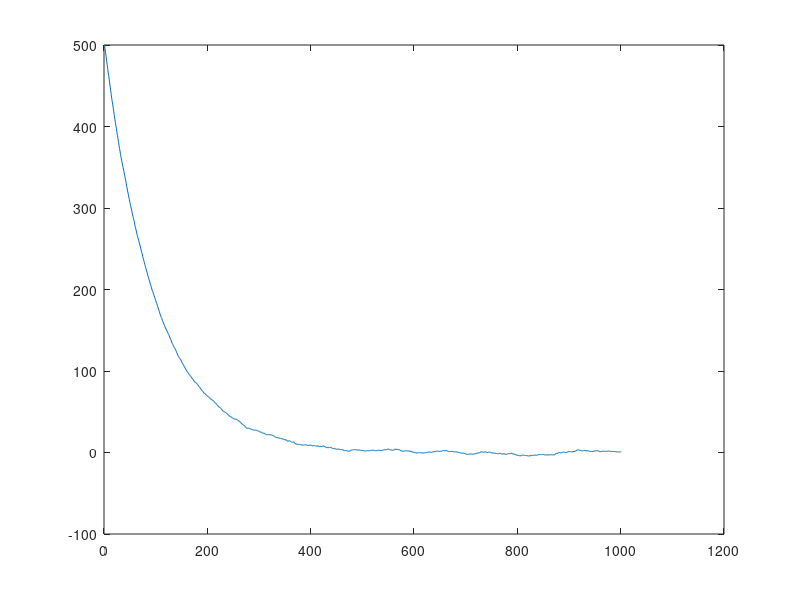

Write the MATLAB code that produced this figure.
clear,clc
close all

%wheel speed dynamics/estimater/controller

C_F=.1;

dt=.1;

t=[0:dt:100];

STM=exp(-C_F*dt);

Q=[.1];


X0=[500];
X(1)=X0;

%%%%%%%%%%%%%%%%%%%%%%%%%%%%%%%%%%%%%%%%%%%
%%	Propagate Truth
%%%%%%%%%%%%%%%%%%%%%%%%%%%%%%%%%%%%%%%%%%%

for i=2:length(t)
	X(i)=STM*X(i-1)+randn(1)*sqrt(Q);
end
	
	
figure()
	plot(X)
	
	
%%%%%%%%%%%%%%%%%%%%%%%%%%%%%%%%%%%%%%%%%%%
%%	Propagate Truth
%%%%%%%%%%%%%%%%%%%%%%%%%%%%%%%%%%%%%%%%%%%